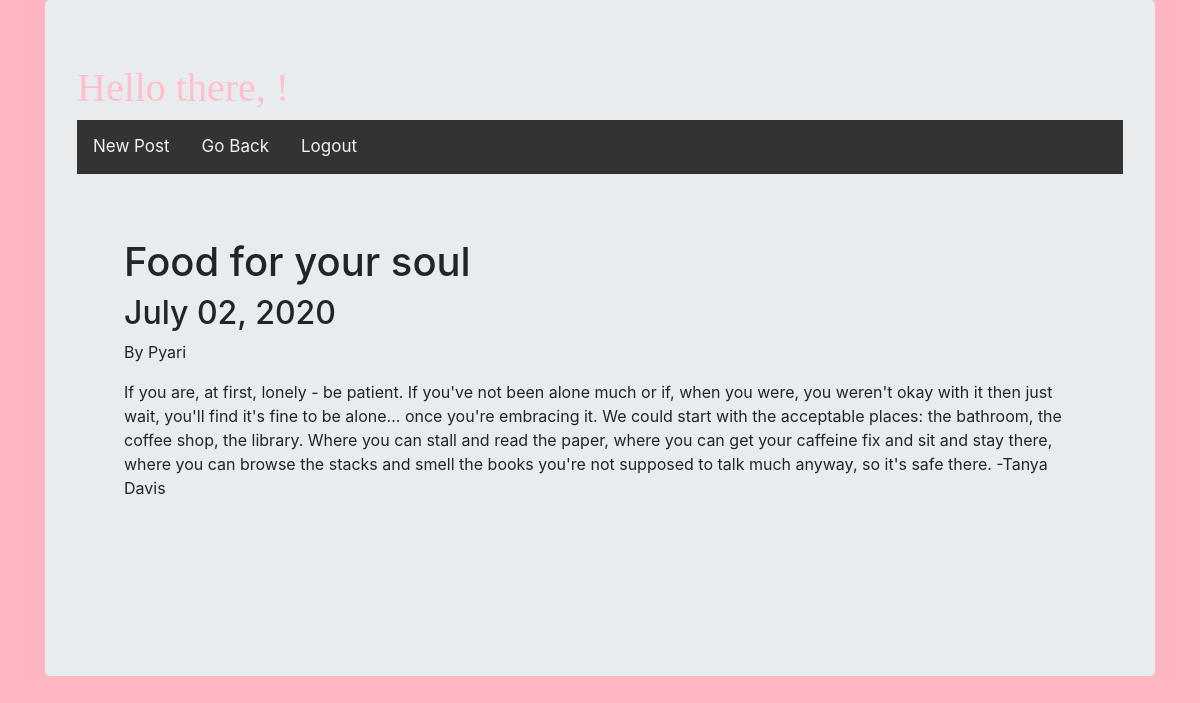
The page /blogpage/post/8/ on the database its author committed.
### blogapp/models.py (models this page shows, shortened)
class Post(models.Model):
    title = models.CharField(max_length=200, unique=True)
    content = models.TextField()
    date_posted=models.DateTimeField(default=timezone.now)
    author = models.ForeignKey(User, on_delete= models.CASCADE,related_name='blog_posts')

### blogapp/views.py (the view)
# urls.py: path('blogpage/post/<int:pk>/', PostDetailView.as_view(),name="post-detail"),
class PostDetailView(DetailView):
    model=Post
    template_name='post_detail.html'

### templates/post_detail.html (shortened to what this page needs)
<!DOCTYPE html>
{% load staticfiles %}
<html lang="en" dir="ltr">
  <head>
    <link rel="stylesheet" href="https://stackpath.bootstrapcdn.com/bootstrap/4.4.1/css/bootstrap.min.css">
    <link rel="stylesheet" href="{% static 'css/app.css' %}">
  </head>
  <body>
    <div class="container">
      <div class="jumbotron">
        <h1 style="font-family: 'Caveat', cursive; color: pink;">Hello there, {{request.user.username}}!</h1>
        <div class="topnav">
          <a href={% url 'post-create' %}>New Post</a>
          <a href={% url 'blogpage' %}>Go Back</a>
          <a href={% url 'home' %}>Logout</a>
        </div>
        <div class="container">
          <div class="jumbotron">
                     <h1 class="article-title">{{object.title}}</h1>
                     <h2>{{object.date_posted|date:"F d, Y"}}</h2>
                     <p>By {{object.author}}</p>
                     <p class="article-content">{{object.content}}</p>
          </div>
        </div>
  </body>
</html>

### static/css/app.css (style rules this page uses)
body { background-color: #FFB6C1; }
.topnav { overflow: hidden; background-color: #333; }
.topnav a { float: left; color: #f2f2f2; text-align: center; padding: 14px 16px; text-decoration: none; font-size: 17px; }

### rows shown on the page
Post: title "Food for your soul", date_posted "July 02, 2020", author "Pyari", content "If you are, at first, lonely - be patient. If you've not been alone much or if, when you were, you weren't okay with it then just wait, you'll find it's fine to be alone... once you're embracing it. We could start with the acceptable places: the bathroom, the coffee shop, the library. Where you can stall and read the paper, where you can get your caffeine fix and sit and stay there, where you can browse the stacks and smell the books you're not supposed to talk much anyway, so it's safe there. -Tanya Davis"
